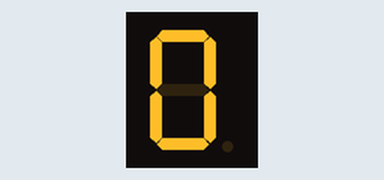
Simulated run of this sketch. Board: Arduino Uno, built with avr-gcc and run on an emulated ATmega328P. On the bench: 1-digit seven-segment display. Wiring (inferred from the names in the program): 1-digit 7-segment display, segments lit when LOW: segments pin 12, pin 11, pin 10, pin 9, pin 8, pin 7, pin 6, pin 5. The segment pins are drawn as the display they are named for.

Above: at 0.1 s.
At 1.1 s:
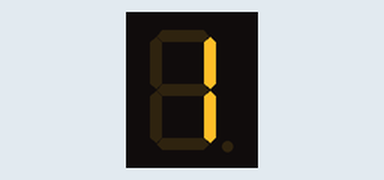
At 2.1 s:
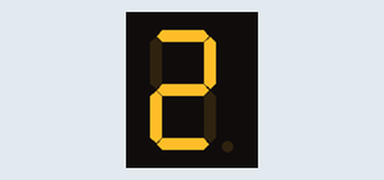
At 4.1 s:
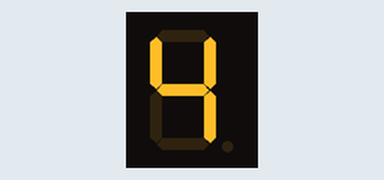
At 6.1 s:
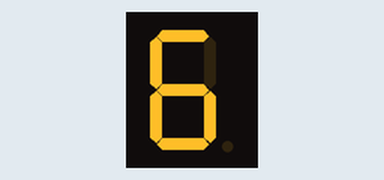
At 9.1 s:
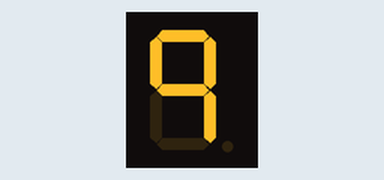

Measured:
- by itself, everything shown: repeats every 10.0 s, in 10 steps
- what the display in image 1 shows lasts 1.0 s, from 1.0 s to 2.0 s

The sketch:

FND_basic_common_anode.ino
```cpp
#define	segA	12
#define segB	11
#define segC	10
#define	segD	9
#define segE	8
#define segF	7
#define segG	6
#define	segDp	5

int fndPin[8] = {segDp, segG, segF, segE, segD, segC, segB, segA};

int fndNum[17][8] = {
//Dp, g, f, e, d, c, b, a
  {1, 1, 0, 0, 0, 0, 0, 0}, // 0, 0xC0
  {1, 1, 1, 1, 1, 0, 0, 1}, // 1, 0xF9
  {1, 0, 1, 0, 0, 1, 0, 0}, // 2, 0xA4
  {1, 0, 1, 1, 0, 0, 0, 0}, // 3, 0xB0
  {1, 0, 0, 1, 1, 0, 0, 1}, // 4, 0x99
  {1, 0, 0, 1, 0, 0, 1, 0}, // 5, 0x92
  {1, 0, 0, 0, 0, 0, 1, 0}, // 6, 0x82
  {1, 1, 1, 1, 1, 0, 0, 0}, // 7, 0xF8
  {1, 0, 0, 0, 0, 0, 0, 0}, // 8, 0x80
  {1, 0, 0, 1, 1, 0, 0, 0}, // 9, 0x98
  {1, 0, 0, 0, 1, 0, 0, 0},	// 10(0x0A), 0x88
  {1, 0, 0, 0, 0, 0, 1, 1}, // 11(0x0B), 0x83
  {1, 1, 0, 0, 0, 1, 1, 0}, // 12(0x0C), 0xC6
  {1, 0, 1, 0, 0, 0, 0, 1}, // 13(0x0D), 0xA1
  {1, 0, 0, 0, 0, 1, 1, 0}, // 14(0x0E), 0x86
  {1, 0, 0, 0, 1, 1, 1, 0}, // 15(0x0F), 0x8E
  {1, 1, 1, 1, 1, 1, 1, 1} // Blank,     0xFF
};

void setup()
{
  for(int i = 0; i < 8;  i++){
    pinMode(fndPin[i], OUTPUT);
    digitalWrite(fndPin[i], HIGH);
  }
}

void loop()
{
  for(int num = 0; num <10; num++){
    for(int i = 0; i<8; i++) {
      digitalWrite(fndPin[i], fndNum[num][i]);
    }
    delay(1000);
  }
}
```
